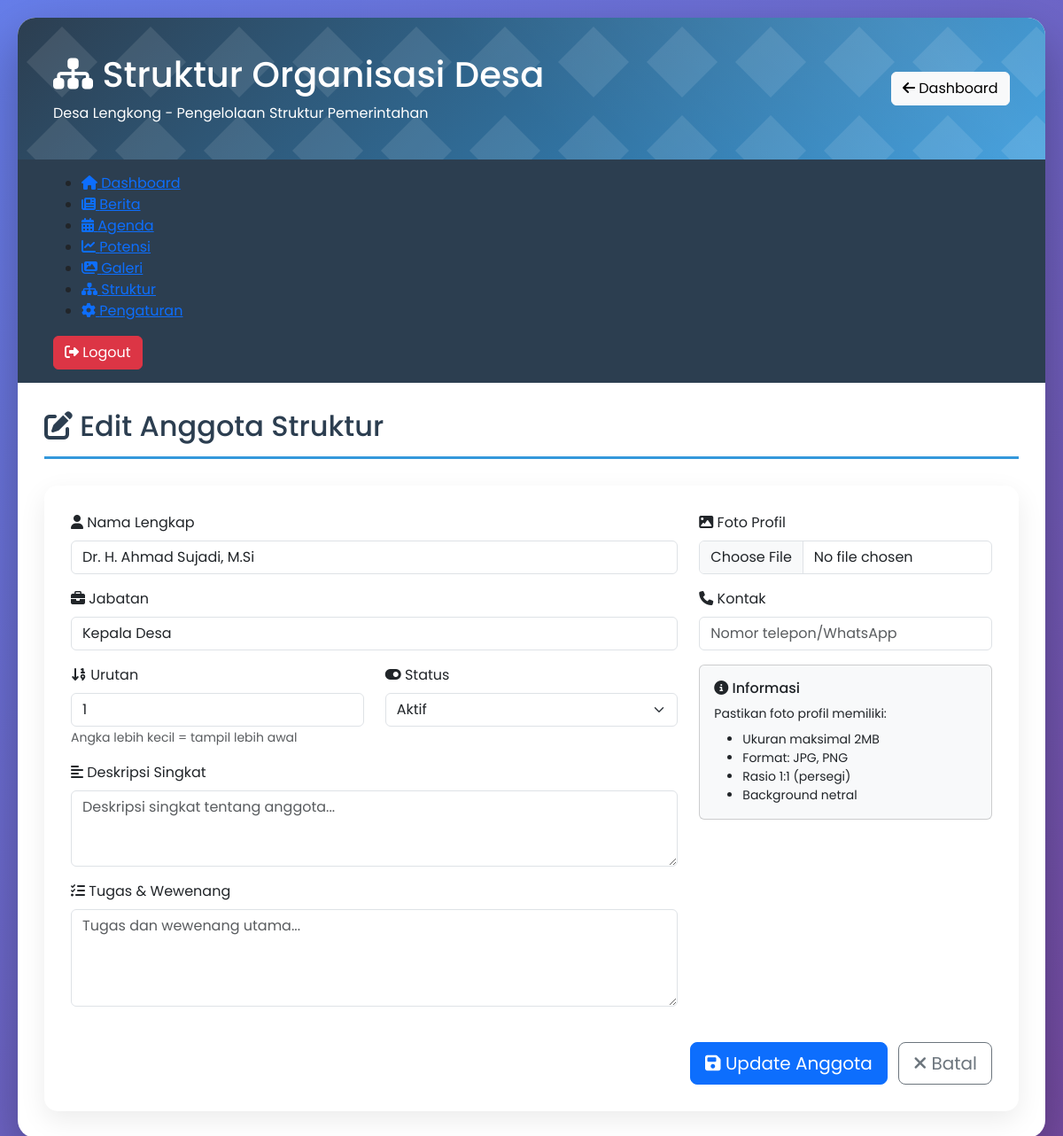
/Lengkong/admin/struktur.php?action=edit&id=1 (signed in), run on the app's committed database.
### tables this page shows
CREATE TABLE `struktur_desa` (
  `id` int NOT NULL,
  `nama` varchar(100) NOT NULL,
  `jabatan` varchar(100) NOT NULL,
  `foto` varchar(255) DEFAULT NULL,
  `urutan` int DEFAULT '0',
  `deskripsi` text,
  `tugas` text,
  `kontak` varchar(50) DEFAULT NULL,
  `status` enum('aktif','pensiun') DEFAULT 'aktif'
);

### Lengkong/admin/struktur.php (the view, shortened to what this page needs)
<?php
require_once '../config.php';
$action = isset($_GET['action']) ? $_GET['action'] : 'list';
$id = isset($_GET['id']) ? intval($_GET['id']) : 0;
?>
<!DOCTYPE html>
<html lang="id">
<head>
    <link href="https://cdn.jsdelivr.net/npm/bootstrap@5.3.0/dist/css/bootstrap.min.css" rel="stylesheet">
    <link rel="stylesheet" href="https://cdnjs.cloudflare.com/ajax/libs/font-awesome/6.4.0/css/all.min.css">
    <link rel="stylesheet" href="https://cdnjs.cloudflare.com/ajax/libs/animate.css/4.1.1/animate.min.css">
</head>
<body>
    <div class="admin-container">
        <div class="admin-header">
            <div class="d-flex justify-content-between align-items-center">
                <div>
                    <h1 class="animate__animated animate__fadeInDown">
                        <i class="fas fa-sitemap"></i> Struktur Organisasi Desa
                    </h1>
                    <p class="mb-0 animate__animated animate__fadeInUp animate__delay-1s">
                        <?php echo SITE_NAME; ?> - Pengelolaan Struktur Pemerintahan
                    </p>
                </div>
                <div class="animate__animated animate__zoomIn animate__delay-2s">
                    <a href="index.php" class="btn btn-light">
                        <i class="fas fa-arrow-left"></i> Dashboard
                    </a>
                </div>
            </div>
        </div>
        <nav class="admin-nav" style="background: #2c3e50; padding: 15px 40px;">
            <ul class="nav-menu">
                <li><a href="index.php"><i class="fas fa-home"></i> Dashboard</a></li>
                <li><a href="berita.php"><i class="fas fa-newspaper"></i> Berita</a></li>
                <li><a href="agenda.php"><i class="fas fa-calendar-alt"></i> Agenda</a></li>
                <li><a href="potensi.php"><i class="fas fa-chart-line"></i> Potensi</a></li>
                <li><a href="galeri.php"><i class="fas fa-images"></i> Galeri</a></li>
                <li><a href="struktur.php" class="active"><i class="fas fa-sitemap"></i> Struktur</a></li>
                <li><a href="pengaturan.php"><i class="fas fa-cog"></i> Pengaturan</a></li>
            </ul>
            <a href="logout.php" class="btn btn-danger">
                <i class="fas fa-sign-out-alt"></i> Logout
            </a>
        </nav>
        <div class="structure-container">
            <?php if ($action == 'tambah' || $action == 'edit'): ?>
                <?php
                $anggota = null;
                if ($action == 'edit' && $id > 0) {
                    $query = "SELECT * FROM struktur_desa WHERE id = ?";
                    $stmt = mysqli_prepare($conn, $query);
                    mysqli_stmt_bind_param($stmt, "i", $id);
                    mysqli_stmt_execute($stmt);
                    $result = mysqli_stmt_get_result($stmt);
                    $anggota = mysqli_fetch_assoc($result);
                }
                ?>
                <h2 class="page-title" style="color: #2c3e50; margin-bottom: 30px; padding-bottom: 15px; border-bottom: 3px solid #3498db;">
                    <i class="fas fa-<?php echo $action == 'tambah' ? 'plus' : 'edit'; ?>"></i>
                    <?php echo $action == 'tambah' ? 'Tambah Anggota Struktur' : 'Edit Anggota Struktur'; ?>
                </h2>
                <div class="form-container" style="background: white; border-radius: 15px; padding: 30px; box-shadow: 0 10px 30px rgba(0,0,0,0.08);">
                    <form method="POST" enctype="multipart/form-data"
                          action="struktur.php?action=<?php echo $action; ?><?php echo $action == 'edit' ? '&id=' . $id : ''; ?>">
                        <div class="row">
                            <div class="col-md-8">
                                <div class="form-group mb-3">
                                    <label class="form-label">
                                        <i class="fas fa-user"></i> Nama Lengkap
                                    </label>
                                    <input type="text" class="form-control" name="nama"
                                           value="<?php echo $anggota['nama'] ?? ''; ?>"
                                           required placeholder="Masukkan nama lengkap">
                                </div>
                                <div class="form-group mb-3">
                                    <label class="form-label">
                                        <i class="fas fa-briefcase"></i> Jabatan
                                    </label>
                                    <input type="text" class="form-control" name="jabatan"
                                           value="<?php echo $anggota['jabatan'] ?? ''; ?>"
                                           required placeholder="Contoh: Kepala Desa, Sekretaris Desa">
                                </div>
                                <div class="row">
                                    <div class="col-md-6">
                                        <div class="form-group mb-3">
                                            <label class="form-label">
                                                <i class="fas fa-sort-numeric-down"></i> Urutan
                                            </label>
                                            <input type="number" class="form-control" name="urutan"
                                                   value="<?php echo $anggota['urutan'] ?? '0'; ?>"
                                                   min="0" placeholder="Urutan tampil">
                                            <small class="text-muted">Angka lebih kecil = tampil lebih awal</small>
                                        </div>
                                    </div>
                                    <div class="col-md-6">
                                        <div class="form-group mb-3">
                                            <label class="form-label">
                                                <i class="fas fa-toggle-on"></i> Status
                                            </label>
                                            <select class="form-select" name="status" required>
                                                <option value="aktif" <?php echo ($anggota['status'] ?? '') == 'aktif' ? 'selected' : ''; ?>>Aktif</option>
                                            </select>
                                        </div>
                                    </div>
                                </div>
                                <div class="form-group mb-3">
                                    <label class="form-label">
                                        <i class="fas fa-align-left"></i> Deskripsi Singkat
                                    </label>
                                    <textarea class="form-control" name="deskripsi" rows="3"
                                              placeholder="Deskripsi singkat tentang anggota..."><?php echo $anggota['deskripsi'] ?? ''; ?></textarea>
                                </div>
                                <div class="form-group mb-3">
                                    <label class="form-label">
                                        <i class="fas fa-tasks"></i> Tugas & Wewenang
                                    </label>
                                    <textarea class="form-control" name="tugas" rows="4"
                                              placeholder="Tugas dan wewenang utama..."><?php echo $anggota['tugas'] ?? ''; ?></textarea>
                                </div>
                            </div>
                            <div class="col-md-4">
                                <div class="form-group mb-3">
                                    <label class="form-label">
                                        <i class="fas fa-image"></i> Foto Profil
                                    </label>
                                    <input type="file" class="form-control" name="foto" accept="image/*" <?php echo $action == 'tambah' ? 'required' : ''; ?>>
                                </div>
                                <div class="form-group mb-3">
                                    <label class="form-label">
                                        <i class="fas fa-phone"></i> Kontak
                                    </label>
                                    <input type="text" class="form-control" name="kontak"
                                           value="<?php echo $anggota['kontak'] ?? ''; ?>"
                                           placeholder="Nomor telepon/WhatsApp">
                                </div>
                                <div class="card bg-light p-3 mb-3">
                                    <h6><i class="fas fa-info-circle"></i> Informasi</h6>
                                    <p class="small mb-2">Pastikan foto profil memiliki:</p>
                                    <ul class="small mb-0">
                                        <li>Ukuran maksimal 2MB</li>
                                        <li>Format: JPG, PNG</li>
                                        <li>Rasio 1:1 (persegi)</li>
                                        <li>Background netral</li>
                                    </ul>
                                </div>
                            </div>
                        </div>
                        <div class="form-group text-end mt-4">
                            <button type="submit" class="btn btn-primary btn-lg me-2">
                                <i class="fas fa-save"></i>
                                <?php echo $action == 'tambah' ? 'Simpan Anggota' : 'Update Anggota'; ?>
                            </button>
                            <a href="struktur.php" class="btn btn-outline-secondary btn-lg">
                                <i class="fas fa-times"></i> Batal
                            </a>
                        </div>
                    </form>
                </div>
            <?php endif; ?>
        </div>
    </div>
</body>
</html>

### Lengkong/admin/struktur.php (style rules this page uses)
:root { --primary-color: #2c3e50; --secondary-color: #3498db; --accent-color: #e74c3c; --kepala-desa: #e74c3c; --sekretaris: #3498db; --bendahara: #2ecc71; --kasi: #f39c12; --staff: #9b59b6; }
body { background: linear-gradient(135deg, #667eea 0%, #764ba2 100%); min-height: 100vh; padding: 20px; font-family: 'Poppins', sans-serif; }
.admin-container { max-width: 1400px; margin: 0 auto; background: white; border-radius: 20px; box-shadow: 0 25px 60px rgba(0, 0, 0, 0.3); overflow: hidden; animation: structureSlide 0.8s cubic-bezier(0.175, 0.885, 0.32, 1.275); }
.admin-header { background: linear-gradient(135deg, var(--primary-color), var(--secondary-color)); color: white; padding: 40px; position: relative; overflow: hidden; }
.admin-header::before { content: ''; position: absolute; top: 0; left: 0; right: 0; bottom: 0; background-size: 200% 200%, 100px 100px; animation: shine 3s infinite, pattern 20s infinite linear; }
.structure-container { padding: 30px; }

### data on the page
struktur_desa: nama "Dr. H. Ahmad Sujadi, M.Si", jabatan "Kepala Desa", urutan "1", status "Aktif"

### other printed values
SITE_NAME "Desa Lengkong"
